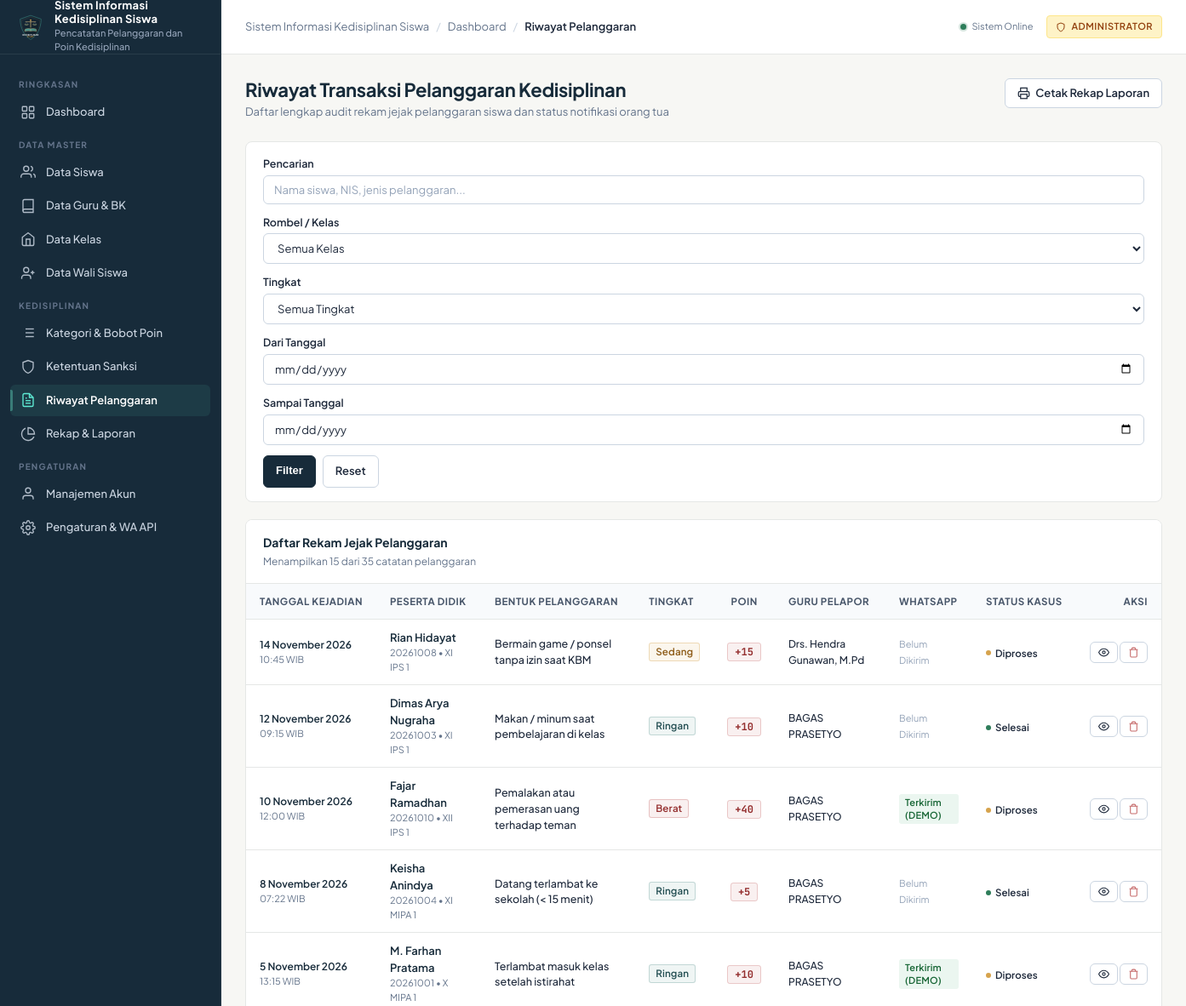
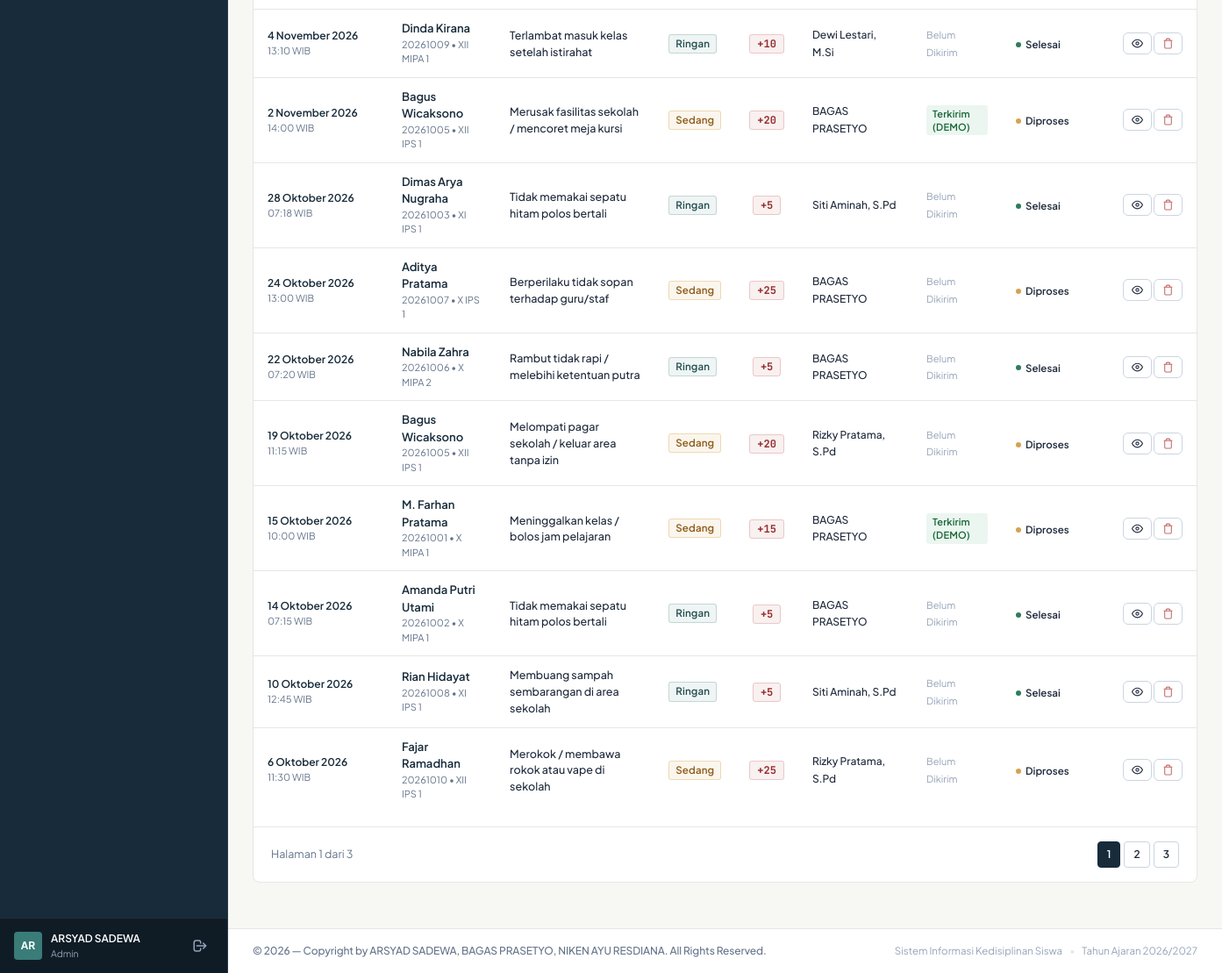
/admin/violations.php (signed in), run on the app's committed database (2 pictures, top to bottom).
### tables this page shows
CREATE TABLE `users` (
    `id` INT AUTO_INCREMENT PRIMARY KEY,
    `username` VARCHAR(50) NOT NULL UNIQUE,
    `password` VARCHAR(255) NOT NULL,
    `full_name` VARCHAR(100) NOT NULL,
    `role` ENUM('admin', 'teacher', 'parent') NOT NULL,
    `status` ENUM('active', 'inactive') NOT NULL DEFAULT 'active',
    `last_login` DATETIME NULL,
    `created_at` TIMESTAMP DEFAULT CURRENT_TIMESTAMP,
    `updated_at` TIMESTAMP DEFAULT CURRENT_TIMESTAMP ON UPDATE CURRENT_TIMESTAMP
);

CREATE TABLE `violation_records` (
    `id` INT AUTO_INCREMENT PRIMARY KEY,
    `kode_transaksi` VARCHAR(50) NOT NULL UNIQUE,
    `student_id` INT NOT NULL,
    `category_id` INT NOT NULL,
    `teacher_id` INT NOT NULL,
    `poin` INT NOT NULL,
    `tanggal_kejadian` DATE NOT NULL,
    `waktu_kejadian` TIME NOT NULL,
    `tempat_kejadian` VARCHAR(100) NOT NULL DEFAULT 'Lingkungan Sekolah',
    `keterangan` TEXT NOT NULL,
    `status_tindak_lanjut` ENUM('Menunggu', 'Diproses', 'Selesai') NOT NULL DEFAULT 'Diproses',
    `created_at` TIMESTAMP DEFAULT CURRENT_TIMESTAMP,
    `updated_at` TIMESTAMP DEFAULT CURRENT_TIMESTAMP ON UPDATE CURRENT_TIMESTAMP,
    CONSTRAINT `fk_violations_student` FOREIGN KEY (`student_id`) REFERENCES `students` (`id`) ON DELETE RESTRICT ON UPDATE CASCADE,
    CONSTRAINT `fk_violations_category` FOREIGN KEY (`category_id`) REFERENCES `violation_categories` (`id`) ON DELETE RESTRICT ON UPDATE CASCADE,
    CONSTRAINT `fk_violations_teacher` FOREIGN KEY (`teacher_id`) REFERENCES `teachers` (`id`) ON DELETE RESTRICT ON UPDATE CASCADE
);

CREATE TABLE `students` (
    `id` INT AUTO_INCREMENT PRIMARY KEY,
    `nis` VARCHAR(30) NOT NULL UNIQUE,
    `nisn` VARCHAR(30) NULL UNIQUE,
    `nama_lengkap` VARCHAR(100) NOT NULL,
    `jenis_kelamin` ENUM('L', 'P') NOT NULL,
    `class_id` INT NOT NULL,
    `tempat_lahir` VARCHAR(50) NULL,
    `tanggal_lahir` DATE NULL,
    `alamat` TEXT NULL,
    `no_telp_wali` VARCHAR(20) NOT NULL,
    `total_poin` INT NOT NULL DEFAULT 0,
    `status_siswa` ENUM('aktif', 'lulus', 'pindah', 'dikeluarkan') NOT NULL DEFAULT 'aktif',
    `created_at` TIMESTAMP DEFAULT CURRENT_TIMESTAMP,
    `updated_at` TIMESTAMP DEFAULT CURRENT_TIMESTAMP ON UPDATE CURRENT_TIMESTAMP,
    CONSTRAINT `fk_students_class` FOREIGN KEY (`class_id`) REFERENCES `classes` (`id`) ON DELETE RESTRICT ON UPDATE CASCADE
);

CREATE TABLE `classes` (
    `id` INT AUTO_INCREMENT PRIMARY KEY,
    `nama_kelas` VARCHAR(50) NOT NULL UNIQUE,
    `tingkat` ENUM('X', 'XI', 'XII') NOT NULL,
    `jurusan` VARCHAR(50) NOT NULL DEFAULT 'MIPA',
    `wali_kelas_id` INT NULL,
    `tahun_ajaran` VARCHAR(20) NOT NULL DEFAULT '2026/2027',
    `created_at` TIMESTAMP DEFAULT CURRENT_TIMESTAMP,
    `updated_at` TIMESTAMP DEFAULT CURRENT_TIMESTAMP ON UPDATE CURRENT_TIMESTAMP,
    CONSTRAINT `fk_classes_wali` FOREIGN KEY (`wali_kelas_id`) REFERENCES `teachers` (`id`) ON DELETE SET NULL ON UPDATE CASCADE
);

CREATE TABLE `violation_categories` (
    `id` INT AUTO_INCREMENT PRIMARY KEY,
    `kode` VARCHAR(20) NOT NULL UNIQUE,
    `nama_pelanggaran` VARCHAR(150) NOT NULL,
    `tingkat` ENUM('Ringan', 'Sedang', 'Berat') NOT NULL,
    `poin` INT NOT NULL,
    `deskripsi` TEXT NULL,
    `status` ENUM('active', 'inactive') NOT NULL DEFAULT 'active',
    `created_at` TIMESTAMP DEFAULT CURRENT_TIMESTAMP,
    `updated_at` TIMESTAMP DEFAULT CURRENT_TIMESTAMP ON UPDATE CURRENT_TIMESTAMP
);

CREATE TABLE `teachers` (
    `id` INT AUTO_INCREMENT PRIMARY KEY,
    `user_id` INT NULL,
    `nip` VARCHAR(30) NOT NULL UNIQUE,
    `nama_guru` VARCHAR(100) NOT NULL,
    `jenis_kelamin` ENUM('L', 'P') NOT NULL,
    `jabatan` VARCHAR(100) NOT NULL DEFAULT 'Guru Bimbingan Konseling',
    `no_telp` VARCHAR(20) NOT NULL,
    `email` VARCHAR(100) NULL,
    `created_at` TIMESTAMP DEFAULT CURRENT_TIMESTAMP,
    `updated_at` TIMESTAMP DEFAULT CURRENT_TIMESTAMP ON UPDATE CURRENT_TIMESTAMP,
    CONSTRAINT `fk_teachers_user` FOREIGN KEY (`user_id`) REFERENCES `users` (`id`) ON DELETE SET NULL ON UPDATE CASCADE
);

### admin/violations.php (the view, shortened to what the rows shown need)
<?php
require_role(['admin']);
$pdo = get_db_connection();
$page = max(1, (int)($_GET['page'] ?? 1));
$per_page = 15;
$offset = ($page - 1) * $per_page;
$where = ["1=1"];
$params = [];
$where_sql = implode(" AND ", $where);
$sql = "
    SELECT vr.*, s.nama_lengkap as nama_siswa, s.nis, s.no_telp_wali, c.nama_kelas,
           vc.nama_pelanggaran, vc.tingkat, t.nama_guru,
           (SELECT n.status FROM notifications n WHERE n.violation_record_id = vr.id ORDER BY n.id DESC LIMIT 1) as wa_status
    FROM violation_records vr
    JOIN students s ON vr.student_id = s.id
    JOIN classes c ON s.class_id = c.id
    JOIN violation_categories vc ON vr.category_id = vc.id
    JOIN teachers t ON vr.teacher_id = t.id
    WHERE {$where_sql}
    ORDER BY vr.tanggal_kejadian DESC, vr.id DESC
    LIMIT {$per_page} OFFSET {$offset}
";
$stmt = $pdo->prepare($sql);
$stmt->execute($params);
$records = $stmt->fetchAll();
require_once __DIR__ . '/../includes/header.php';
?>
<div class="page-header">
  <div>
    <h1 class="page-title">Riwayat Transaksi Pelanggaran Kedisiplinan</h1>
  </div>
</div>
<div class="surface-card">
  <div class="card-header-styled">
    <div>
      <h2 class="card-title-styled">Daftar Rekam Jejak Pelanggaran</h2>
    </div>
  </div>
  <div class="card-body-styled" style="padding: 0;">
    <div class="table-responsive">
      <table class="app-table">
        <thead>
          <tr>
            <th>Tanggal Kejadian</th>
            <th>Peserta Didik</th>
            <th>Bentuk Pelanggaran</th>
            <th>Tingkat</th>
            <th style="text-align: center;">Poin</th>
            <th>Guru Pelapor</th>
            <th>WhatsApp</th>
            <th>Status Kasus</th>
            <th style="text-align: right;">Aksi</th>
          </tr>
        </thead>
        <tbody>
          <?php if (empty($records)): ?>
            <tr>
              <td colspan="9">
                <div class="empty-state">
                  <div class="empty-state-title">Tidak ada data pelanggaran</div>
                  <div class="empty-state-text">Sesuaikan parameter filter atau cari kata kunci lain.</div>
                </div>
              </td>
            </tr>
          <?php else: ?>
            <?php foreach ($records as $r):
              $sev_class = ($r['tingkat'] === 'Berat') ? 'badge-berat' : (($r['tingkat'] === 'Sedang') ? 'badge-sedang' : 'badge-ringan');
            ?>
              <tr>
                <td>
                  <div style="font-size: 12px; font-weight: 600; color: var(--color-primary);"><?= format_date_id($r['tanggal_kejadian']) ?></div>
                  <div style="font-size: 11px; color: var(--color-text-muted);"><?= substr($r['waktu_kejadian'], 0, 5) ?> WIB</div>
                </td>
                <td>
                  <div style="font-weight: 600; color: var(--color-primary);"><?= e($r['nama_siswa']) ?></div>
                  <div style="font-size: 11px; color: var(--color-text-muted);"><?= e($r['nis']) ?> &bull; <?= e($r['nama_kelas']) ?></div>
                </td>
                <td>
                  <div style="font-size: 12.5px; max-width: 240px; font-weight: 500;" title="<?= e($r['nama_pelanggaran']) ?>">
                    <?= e($r['nama_pelanggaran']) ?>
                  </div>
                </td>
                <td>
                  <span class="badge <?= $sev_class ?>"><?= e($r['tingkat']) ?></span>
                </td>
                <td style="text-align: center;">
                  <span class="badge-points danger" style="font-weight: 700;">+<?= (int)$r['poin'] ?></span>
                </td>
                <td>
                  <span style="font-size: 12px; font-weight: 500; color: var(--color-text-main);"><?= e($r['nama_guru']) ?></span>
                </td>
                <td>
                  <?php if ($r['wa_status'] === 'sent' || $r['wa_status'] === 'simulated'): ?>
                    <span class="badge" style="background-color: #EBF6F0; color: #166534; font-size: 11px;">
                      <?= $r['wa_status'] === 'simulated' ? 'Terkirim (DEMO)' : 'Terkirim' ?>
                    </span>
                  <?php elseif ($r['wa_status'] === 'failed'): ?>
                    <span class="badge" style="background-color: #FEF2F2; color: #DC2626; font-size: 11px;">Gagal</span>
                  <?php else: ?>
                    <span style="font-size: 11px; color: var(--color-text-subtle);">Belum Dikirim</span>
                  <?php endif; ?>
                </td>
                <td>
                  <span class="status-pill <?= strtolower($r['status_tindak_lanjut']) ?>">
                    <span class="status-dot"></span>
                    <?= e($r['status_tindak_lanjut']) ?>
                  </span>
                </td>
                <td style="text-align: right; white-space: nowrap;">
                  <button type="button" class="btn btn-secondary btn-sm" onclick="viewDetail(<?= (int)$r['id'] ?>)" title="Detail Lengkap & Notifikasi">
                    <svg width="13" height="13" viewBox="0 0 24 24" fill="none" stroke="currentColor" stroke-width="2"><path d="M1 12s4-8 11-8 11 8 11 8-4 8-11 8-11-8-11-8z"/><circle cx="12" cy="12" r="3"/></svg>
                  </button>
                  <button type="button" class="btn btn-secondary btn-sm" onclick="deleteRecord(<?= (int)$r['id'] ?>, '<?= e(addslashes($r['nama_siswa'])) ?>')" style="color: var(--color-danger);" title="Hapus Catatan & Kurangi Poin Siswa">
                    <svg width="13" height="13" viewBox="0 0 24 24" fill="none" stroke="currentColor" stroke-width="2"><polyline points="3 6 5 6 21 6"/><path d="M19 6v14a2 2 0 0 1-2 2H7a2 2 0 0 1-2-2V6m3 0V4a2 2 0 0 1 2-2h4a2 2 0 0 1 2 2v2"/></svg>
                  </button>
                </td>
              </tr>
            <?php endforeach; ?>
          <?php endif; ?>
        </tbody>
      </table>
    </div>
  </div>
</div>
<?php require_once __DIR__ . '/../includes/footer.php'; ?>

### includes/sidebar.php (shortened to what the rows shown need)
<?php
$user = current_user();
?>
<aside class="app-sidebar" id="app-sidebar">
  <div class="sidebar-footer">
    <div class="user-mini-profile">
      <div class="user-avatar-initials">
        <?= strtoupper(substr($user['full_name'], 0, 2)) ?>
      </div>
      <div class="user-info">
        <span class="user-name" title="<?= e($user['full_name']) ?>"><?= e($user['full_name']) ?></span>
        <span class="user-role"><?= e($user['role']) ?></span>
      </div>
    </div>
  </div>
</aside>

### data on the page
users: full_name "AR", full_name "ARSYAD SADEWA", role "Admin"
violation_records: tanggal_kejadian "14 November 2026", waktu_kejadian "10:45", student.nama_lengkap "Rian Hidayat", student.nis "20261008", classes.nama_kelas "XI IPS 1", category.nama_pelanggaran "Bermain game / ponsel tanpa izin saat KBM", category.tingkat "Sedang", poin "15", teacher.nama_guru "Drs. Hendra Gunawan, M.Pd", shows "Belum Dikirim", status_tindak_lanjut "Diproses"
violation_records: tanggal_kejadian "12 November 2026", waktu_kejadian "09:15", student.nama_lengkap "Dimas Arya Nugraha", student.nis "20261003", classes.nama_kelas "XI IPS 1", category.nama_pelanggaran "Makan / minum saat pembelajaran di kelas", category.tingkat "Ringan", poin "10", teacher.nama_guru "BAGAS PRASETYO", shows "Belum Dikirim", status_tindak_lanjut "Selesai"
violation_records: tanggal_kejadian "10 November 2026", waktu_kejadian "12:00", student.nama_lengkap "Fajar Ramadhan", student.nis "20261010", classes.nama_kelas "XII IPS 1", category.nama_pelanggaran "Pemalakan atau pemerasan uang terhadap teman", category.tingkat "Berat", poin "40", teacher.nama_guru "BAGAS PRASETYO", shows "Terkirim (DEMO)", status_tindak_lanjut "Diproses"
violation_records: tanggal_kejadian "8 November 2026", waktu_kejadian "07:22", student.nama_lengkap "Keisha Anindya", student.nis "20261004", classes.nama_kelas "XI MIPA 1", category.nama_pelanggaran "Datang terlambat ke sekolah (< 15 menit)", category.tingkat "Ringan", poin "5", teacher.nama_guru "BAGAS PRASETYO", shows "Belum Dikirim", status_tindak_lanjut "Selesai"
violation_records: tanggal_kejadian "5 November 2026", waktu_kejadian "13:15", student.nama_lengkap "M. Farhan Pratama", student.nis "20261001", classes.nama_kelas "X MIPA 1", category.nama_pelanggaran "Terlambat masuk kelas setelah istirahat", category.tingkat "Ringan", poin "10", teacher.nama_guru "BAGAS PRASETYO", shows "Terkirim (DEMO)", status_tindak_lanjut "Diproses"
violation_records: tanggal_kejadian "4 November 2026", waktu_kejadian "13:10", student.nama_lengkap "Dinda Kirana", student.nis "20261009", classes.nama_kelas "XII MIPA 1", category.nama_pelanggaran "Terlambat masuk kelas setelah istirahat", category.tingkat "Ringan", poin "10", teacher.nama_guru "Dewi Lestari, M.Si", shows "Belum Dikirim", status_tindak_lanjut "Selesai"
violation_records: tanggal_kejadian "2 November 2026", waktu_kejadian "14:00", student.nama_lengkap "Bagus Wicaksono", student.nis "20261005", classes.nama_kelas "XII IPS 1", category.nama_pelanggaran "Merusak fasilitas sekolah / mencoret meja kursi", category.tingkat "Sedang", poin "20", teacher.nama_guru "BAGAS PRASETYO", shows "Terkirim (DEMO)", status_tindak_lanjut "Diproses"
violation_records: tanggal_kejadian "28 Oktober 2026", waktu_kejadian "07:18", student.nama_lengkap "Dimas Arya Nugraha", student.nis "20261003", classes.nama_kelas "XI IPS 1", category.nama_pelanggaran "Tidak memakai sepatu hitam polos bertali", category.tingkat "Ringan", poin "5", teacher.nama_guru "Siti Aminah, S.Pd", shows "Belum Dikirim", status_tindak_lanjut "Selesai"
violation_records: tanggal_kejadian "24 Oktober 2026", waktu_kejadian "13:00", student.nama_lengkap "Aditya Pratama", student.nis "20261007", classes.nama_kelas "X IPS 1", category.nama_pelanggaran "Berperilaku tidak sopan terhadap guru/staf", category.tingkat "Sedang", poin "25", teacher.nama_guru "BAGAS PRASETYO", shows "Belum Dikirim", status_tindak_lanjut "Diproses"
violation_records: tanggal_kejadian "22 Oktober 2026", waktu_kejadian "07:20", student.nama_lengkap "Nabila Zahra", student.nis "20261006", classes.nama_kelas "X MIPA 2", category.nama_pelanggaran "Rambut tidak rapi / melebihi ketentuan putra", category.tingkat "Ringan", poin "5", teacher.nama_guru "BAGAS PRASETYO", shows "Belum Dikirim", status_tindak_lanjut "Selesai"
violation_records: tanggal_kejadian "19 Oktober 2026", waktu_kejadian "11:15", student.nama_lengkap "Bagus Wicaksono", student.nis "20261005", classes.nama_kelas "XII IPS 1", category.nama_pelanggaran "Melompati pagar sekolah / keluar area tanpa izin", category.tingkat "Sedang", poin "20", teacher.nama_guru "Rizky Pratama, S.Pd", shows "Belum Dikirim", status_tindak_lanjut "Diproses"
violation_records: tanggal_kejadian "15 Oktober 2026", waktu_kejadian "10:00", student.nama_lengkap "M. Farhan Pratama", student.nis "20261001", classes.nama_kelas "X MIPA 1", category.nama_pelanggaran "Meninggalkan kelas / bolos jam pelajaran", category.tingkat "Sedang", poin "15", teacher.nama_guru "BAGAS PRASETYO", shows "Terkirim (DEMO)", status_tindak_lanjut "Diproses"
violation_records: tanggal_kejadian "14 Oktober 2026", waktu_kejadian "07:15", student.nama_lengkap "Amanda Putri Utami", student.nis "20261002", classes.nama_kelas "X MIPA 1", category.nama_pelanggaran "Tidak memakai sepatu hitam polos bertali", category.tingkat "Ringan", poin "5", teacher.nama_guru "BAGAS PRASETYO", shows "Belum Dikirim", status_tindak_lanjut "Selesai"
violation_records: tanggal_kejadian "10 Oktober 2026", waktu_kejadian "12:45", student.nama_lengkap "Rian Hidayat", student.nis "20261008", classes.nama_kelas "XI IPS 1", category.nama_pelanggaran "Membuang sampah sembarangan di area sekolah", category.tingkat "Ringan", poin "5", teacher.nama_guru "Siti Aminah, S.Pd", shows "Belum Dikirim", status_tindak_lanjut "Selesai"
violation_records: tanggal_kejadian "6 Oktober 2026", waktu_kejadian "11:30", student.nama_lengkap "Fajar Ramadhan", student.nis "20261010", classes.nama_kelas "XII IPS 1", category.nama_pelanggaran "Merokok / membawa rokok atau vape di sekolah", category.tingkat "Sedang", poin "25", teacher.nama_guru "Rizky Pratama, S.Pd", shows "Belum Dikirim", status_tindak_lanjut "Diproses"

### other printed values
APP_NAME "Sistem Informasi Kedisiplinan Siswa"
APP_SUBTITLE "Pencatatan Pelanggaran dan Poin Kedisiplinan"
$b['title'] "Dashboard"
$b['title'] "Riwayat Pelanggaran"
count($records) "15"
$total_rows "35"
$page "1"
$total_pages "3"
get_setting('academic_year', '2026/2027') "2026/2027"
